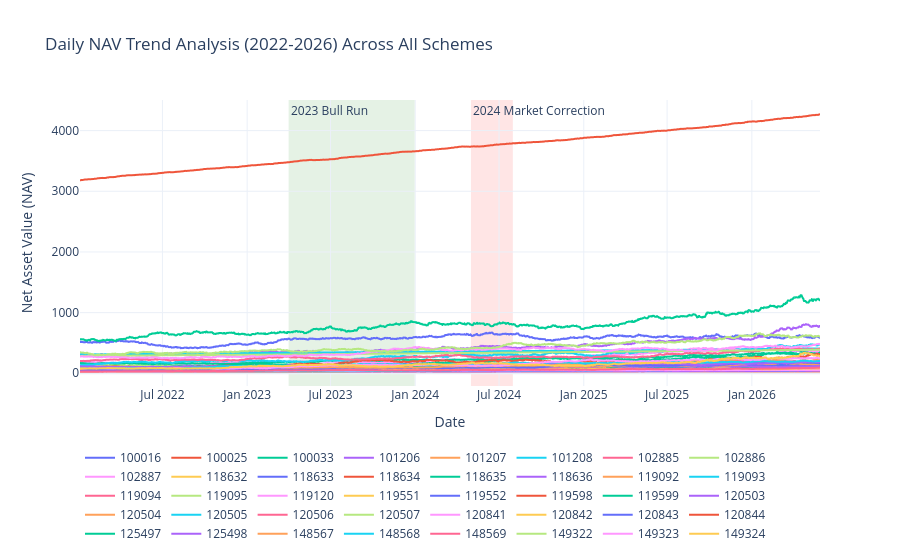

The code cell stored with this chart in its notebook:
### Code cell
import pandas as pd
import plotly.express as px
import plotly.graph_objects as go

# 1. Load your cleaned NAV data
# Assuming your df has columns: 'date', 'nav', 'scheme_name' (or 'amfi_code')
df_nav = pd.read_csv('../data/processed/cleaned_nav_history.csv')
df_nav['date'] = pd.to_datetime(df_nav['date'])

# 2. Create the base line chart for all 40 schemes
fig = px.line(
    df_nav, 
    x='date', 
    y='nav', 
    color='amfi_code', # Changed from scheme_name
    title='Daily NAV Trend Analysis (2022-2026) Across All Schemes',
    labels={'nav': 'Net Asset Value (NAV)', 'date': 'Date', 'amfi_code': 'AMFI Code'} 
)

# 3. Highlight the 2023 Bull Run (e.g., roughly April 2023 to Dec 2023 - adjust dates as needed based on your dataset)
fig.add_vrect(
    x0="2023-04-01", x1="2023-12-31", 
    fillcolor="green", opacity=0.1, 
    layer="below", line_width=0,
    annotation_text="2023 Bull Run", annotation_position="top left"
)

# 4. Highlight the 2024 Market Corrections (e.g., rough estimate - adjust as needed)
fig.add_vrect(
    x0="2024-05-01", x1="2024-07-31", 
    fillcolor="red", opacity=0.1, 
    layer="below", line_width=0,
    annotation_text="2024 Market Correction", annotation_position="top left"
)

# 5. Clean up the layout
fig.update_layout(
    template="plotly_white",
    hovermode="x unified",
    legend=dict(title=None, orientation="h", y=-0.2) # Moves legend below for cleaner view
)

# Show the interactive plot
fig.show()

# Export to PNG for the final report deliverable
# fig.write_image("reports/nav_trend_analysis.png", width=1200, height=800)

### Figure 1 — Plotly figure (JSON) as saved in the notebook; plotly's stock layout.template omitted (floating-point values rounded to 4 significant figures; data arrays with more than 128 entries replaced by an {"elided": "..."} marker saying what was removed)
{"data": [{"hovertemplate": "AMFI Code=100016<br>Date=%{x}<br>Net Asset Value (NAV)=%{y}<extra></extra>", "legendgroup": "100016", "line": {"color": "#636efa", "dash": "solid"}, "marker": {"symbol": "circle"}, "mode": "lines", "name": "100016", "showlegend": true, "type": "scattergl", "x": {"elided": "1608 str values"}, "xaxis": "x", "y": {"elided": "1608 float values"}, "yaxis": "y"}, {"hovertemplate": "AMFI Code=100025<br>Date=%{x}<br>Net Asset Value (NAV)=%{y}<extra></extra>", "legendgroup": "100025", "line": {"color": "#EF553B", "dash": "solid"}, "marker": {"symbol": "circle"}, "mode": "lines", "name": "100025", "showlegend": true, "type": "scattergl", "x": {"elided": "1608 str values"}, "xaxis": "x", "y": {"elided": "1608 float values"}, "yaxis": "y"}, {"hovertemplate": "AMFI Code=100033<br>Date=%{x}<br>Net Asset Value (NAV)=%{y}<extra></extra>", "legendgroup": "100033", "line": {"color": "#00cc96", "dash": "solid"}, "marker": {"symbol": "circle"}, "mode": "lines", "name": "100033", "showlegend": true, "type": "scattergl", "x": {"elided": "1608 str values"}, "xaxis": "x", "y": {"elided": "1608 float values"}, "yaxis": "y"}, {"hovertemplate": "AMFI Code=101206<br>Date=%{x}<br>Net Asset Value (NAV)=%{y}<extra></extra>", "legendgroup": "101206", "line": {"color": "#ab63fa", "dash": "solid"}, "marker": {"symbol": "circle"}, "mode": "lines", "name": "101206", "showlegend": true, "type": "scattergl", "x": {"elided": "1608 str values"}, "xaxis": "x", "y": {"elided": "1608 float values"}, "yaxis": "y"}, {"hovertemplate": "AMFI Code=101207<br>Date=%{x}<br>Net Asset Value (NAV)=%{y}<extra></extra>", "legendgroup": "101207", "line": {"color": "#FFA15A", "dash": "solid"}, "marker": {"symbol": "circle"}, "mode": "lines", "name": "101207", "showlegend": true, "type": "scattergl", "x": {"elided": "1608 str values"}, "xaxis": "x", "y": {"elided": "1608 float values"}, "yaxis": "y"}, {"hovertemplate": "AMFI Code=101208<br>Date=%{x}<br>Net Asset Value (NAV)=%{y}<extra></extra>", "legendgroup": "101208", "line": {"color": "#19d3f3", "dash": "solid"}, "marker": {"symbol": "circle"}, "mode": "lines", "name": "101208", "showlegend": true, "type": "scattergl", "x": {"elided": "1608 str values"}, "xaxis": "x", "y": {"elided": "1608 float values"}, "yaxis": "y"}, {"hovertemplate": "AMFI Code=102885<br>Date=%{x}<br>Net Asset Value (NAV)=%{y}<extra></extra>", "legendgroup": "102885", "line": {"color": "#FF6692", "dash": "solid"}, "marker": {"symbol": "circle"}, "mode": "lines", "name": "102885", "showlegend": true, "type": "scattergl", "x": {"elided": "1608 str values"}, "xaxis": "x", "y": {"elided": "1608 float values"}, "yaxis": "y"}, {"hovertemplate": "AMFI Code=102886<br>Date=%{x}<br>Net Asset Value (NAV)=%{y}<extra></extra>", "legendgroup": "102886", "line": {"color": "#B6E880", "dash": "solid"}, "marker": {"symbol": "circle"}, "mode": "lines", "name": "102886", "showlegend": true, "type": "scattergl", "x": {"elided": "1608 str values"}, "xaxis": "x", "y": {"elided": "1608 float values"}, "yaxis": "y"}, {"hovertemplate": "AMFI Code=102887<br>Date=%{x}<br>Net Asset Value (NAV)=%{y}<extra></extra>", "legendgroup": "102887", "line": {"color": "#FF97FF", "dash": "solid"}, "marker": {"symbol": "circle"}, "mode": "lines", "name": "102887", "showlegend": true, "type": "scattergl", "x": {"elided": "1608 str values"}, "xaxis": "x", "y": {"elided": "1608 float values"}, "yaxis": "y"}, {"hovertemplate": "AMFI Code=118632<br>Date=%{x}<br>Net Asset Value (NAV)=%{y}<extra></extra>", "legendgroup": "118632", "line": {"color": "#FECB52", "dash": "solid"}, "marker": {"symbol": "circle"}, "mode": "lines", "name": "118632", "showlegend": true, "type": "scattergl", "x": {"elided": "1608 str values"}, "xaxis": "x", "y": {"elided": "1608 float values"}, "yaxis": "y"}, {"hovertemplate": "AMFI Code=118633<br>Date=%{x}<br>Net Asset Value (NAV)=%{y}<extra></extra>", "legendgroup": "118633", "line": {"color": "#636efa", "dash": "solid"}, "marker": {"symbol": "circle"}, "mode": "lines", "name": "118633", "showlegend": true, "type": "scattergl", "x": {"elided": "1608 str values"}, "xaxis": "x", "y": {"elided": "1608 float values"}, "yaxis": "y"}, {"hovertemplate": "AMFI Code=118634<br>Date=%{x}<br>Net Asset Value (NAV)=%{y}<extra></extra>", "legendgroup": "118634", "line": {"color": "#EF553B", "dash": "solid"}, "marker": {"symbol": "circle"}, "mode": "lines", "name": "118634", "showlegend": true, "type": "scattergl", "x": {"elided": "1608 str values"}, "xaxis": "x", "y": {"elided": "1608 float values"}, "yaxis": "y"}, {"hovertemplate": "AMFI Code=118635<br>Date=%{x}<br>Net Asset Value (NAV)=%{y}<extra></extra>", "legendgroup": "118635", "line": {"color": "#00cc96", "dash": "solid"}, "marker": {"symbol": "circle"}, "mode": "lines", "name": "118635", "showlegend": true, "type": "scattergl", "x": {"elided": "1608 str values"}, "xaxis": "x", "y": {"elided": "1608 float values"}, "yaxis": "y"}, {"hovertemplate": "AMFI Code=118636<br>Date=%{x}<br>Net Asset Value (NAV)=%{y}<extra></extra>", "legendgroup": "118636", "line": {"color": "#ab63fa", "dash": "solid"}, "marker": {"symbol": "circle"}, "mode": "lines", "name": "118636", "showlegend": true, "type": "scattergl", "x": {"elided": "1608 str values"}, "xaxis": "x", "y": {"elided": "1608 float values"}, "yaxis": "y"}, {"hovertemplate": "AMFI Code=119092<br>Date=%{x}<br>Net Asset Value (NAV)=%{y}<extra></extra>", "legendgroup": "119092", "line": {"color": "#FFA15A", "dash": "solid"}, "marker": {"symbol": "circle"}, "mode": "lines", "name": "119092", "showlegend": true, "type": "scattergl", "x": {"elided": "1608 str values"}, "xaxis": "x", "y": {"elided": "1608 float values"}, "yaxis": "y"}, {"hovertemplate": "AMFI Code=119093<br>Date=%{x}<br>Net Asset Value (NAV)=%{y}<extra></extra>", "legendgroup": "119093", "line": {"color": "#19d3f3", "dash": "solid"}, "marker": {"symbol": "circle"}, "mode": "lines", "name": "119093", "showlegend": true, "type": "scattergl", "x": {"elided": "1608 str values"}, "xaxis": "x", "y": {"elided": "1608 float values"}, "yaxis": "y"}, {"hovertemplate": "AMFI Code=119094<br>Date=%{x}<br>Net Asset Value (NAV)=%{y}<extra></extra>", "legendgroup": "119094", "line": {"color": "#FF6692", "dash": "solid"}, "marker": {"symbol": "circle"}, "mode": "lines", "name": "119094", "showlegend": true, "type": "scattergl", "x": {"elided": "1608 str values"}, "xaxis": "x", "y": {"elided": "1608 float values"}, "yaxis": "y"}, {"hovertemplate": "AMFI Code=119095<br>Date=%{x}<br>Net Asset Value (NAV)=%{y}<extra></extra>", "legendgroup": "119095", "line": {"color": "#B6E880", "dash": "solid"}, "marker": {"symbol": "circle"}, "mode": "lines", "name": "119095", "showlegend": true, "type": "scattergl", "x": {"elided": "1608 str values"}, "xaxis": "x", "y": {"elided": "1608 float values"}, "yaxis": "y"}, {"hovertemplate": "AMFI Code=119120<br>Date=%{x}<br>Net Asset Value (NAV)=%{y}<extra></extra>", "legendgroup": "119120", "line": {"color": "#FF97FF", "dash": "solid"}, "marker": {"symbol": "circle"}, "mode": "lines", "name": "119120", "showlegend": true, "type": "scattergl", "x": {"elided": "1608 str values"}, "xaxis": "x", "y": {"elided": "1608 float values"}, "yaxis": "y"}, {"hovertemplate": "AMFI Code=119551<br>Date=%{x}<br>Net Asset Value (NAV)=%{y}<extra></extra>", "legendgroup": "119551", "line": {"color": "#FECB52", "dash": "solid"}, "marker": {"symbol": "circle"}, "mode": "lines", "name": "119551", "showlegend": true, "type": "scattergl", "x": {"elided": "1608 str values"}, "xaxis": "x", "y": {"elided": "1608 float values"}, "yaxis": "y"}, {"hovertemplate": "AMFI Code=119552<br>Date=%{x}<br>Net Asset Value (NAV)=%{y}<extra></extra>", "legendgroup": "119552", "line": {"color": "#636efa", "dash": "solid"}, "marker": {"symbol": "circle"}, "mode": "lines", "name": "119552", "showlegend": true, "type": "scattergl", "x": {"elided": "1608 str values"}, "xaxis": "x", "y": {"elided": "1608 float values"}, "yaxis": "y"}, {"hovertemplate": "AMFI Code=119598<br>Date=%{x}<br>Net Asset Value (NAV)=%{y}<extra></extra>", "legendgroup": "119598", "line": {"color": "#EF553B", "dash": "solid"}, "marker": {"symbol": "circle"}, "mode": "lines", "name": "119598", "showlegend": true, "type": "scattergl", "x": {"elided": "1608 str values"}, "xaxis": "x", "y": {"elided": "1608 float values"}, "yaxis": "y"}, {"hovertemplate": "AMFI Code=119599<br>Date=%{x}<br>Net Asset Value (NAV)=%{y}<extra></extra>", "legendgroup": "119599", "line": {"color": "#00cc96", "dash": "solid"}, "marker": {"symbol": "circle"}, "mode": "lines", "name": "119599", "showlegend": true, "type": "scattergl", "x": {"elided": "1608 str values"}, "xaxis": "x", "y": {"elided": "1608 float values"}, "yaxis": "y"}, {"hovertemplate": "AMFI Code=120503<br>Date=%{x}<br>Net Asset Value (NAV)=%{y}<extra></extra>", "legendgroup": "120503", "line": {"color": "#ab63fa", "dash": "solid"}, "marker": {"symbol": "circle"}, "mode": "lines", "name": "120503", "showlegend": true, "type": "scattergl", "x": {"elided": "1608 str values"}, "xaxis": "x", "y": {"elided": "1608 float values"}, "yaxis": "y"}, {"hovertemplate": "AMFI Code=120504<br>Date=%{x}<br>Net Asset Value (NAV)=%{y}<extra></extra>", "legendgroup": "120504", "line": {"color": "#FFA15A", "dash": "solid"}, "marker": {"symbol": "circle"}, "mode": "lines", "name": "120504", "showlegend": true, "type": "scattergl", "x": {"elided": "1608 str values"}, "xaxis": "x", "y": {"elided": "1608 float values"}, "yaxis": "y"}, {"hovertemplate": "AMFI Code=120505<br>Date=%{x}<br>Net Asset Value (NAV)=%{y}<extra></extra>", "legendgroup": "120505", "line": {"color": "#19d3f3", "dash": "solid"}, "marker": {"symbol": "circle"}, "mode": "lines", "name": "120505", "showlegend": true, "type": "scattergl", "x": {"elided": "1608 str values"}, "xaxis": "x", "y": {"elided": "1608 float values"}, "yaxis": "y"}, {"hovertemplate": "AMFI Code=120506<br>Date=%{x}<br>Net Asset Value (NAV)=%{y}<extra></extra>", "legendgroup": "120506", "line": {"color": "#FF6692", "dash": "solid"}, "marker": {"symbol": "circle"}, "mode": "lines", "name": "120506", "showlegend": true, "type": "scattergl", "x": {"elided": "1608 str values"}, "xaxis": "x", "y": {"elided": "1608 float values"}, "yaxis": "y"}, {"hovertemplate": "AMFI Code=120507<br>Date=%{x}<br>Net Asset Value (NAV)=%{y}<extra></extra>", "legendgroup": "120507", "line": {"color": "#B6E880", "dash": "solid"}, "marker": {"symbol": "circle"}, "mode": "lines", "name": "120507", "showlegend": true, "type": "scattergl", "x": {"elided": "1608 str values"}, "xaxis": "x", "y": {"elided": "1608 float values"}, "yaxis": "y"}, {"hovertemplate": "AMFI Code=120841<br>Date=%{x}<br>Net Asset Value (NAV)=%{y}<extra></extra>", "legendgroup": "120841", "line": {"color": "#FF97FF", "dash": "solid"}, "marker": {"symbol": "circle"}, "mode": "lines", "name": "120841", "showlegend": true, "type": "scattergl", "x": {"elided": "1608 str values"}, "xaxis": "x", "y": {"elided": "1608 float values"}, "yaxis": "y"}, {"hovertemplate": "AMFI Code=120842<br>Date=%{x}<br>Net Asset Value (NAV)=%{y}<extra></extra>", "legendgroup": "120842", "line": {"color": "#FECB52", "dash": "solid"}, "marker": {"symbol": "circle"}, "mode": "lines", "name": "120842", "showlegend": true, "type": "scattergl", "x": {"elided": "1608 str values"}, "xaxis": "x", "y": {"elided": "1608 float values"}, "yaxis": "y"}, {"hovertemplate": "AMFI Code=120843<br>Date=%{x}<br>Net Asset Value (NAV)=%{y}<extra></extra>", "legendgroup": "120843", "line": {"color": "#636efa", "dash": "solid"}, "marker": {"symbol": "circle"}, "mode": "lines", "name": "120843", "showlegend": true, "type": "scattergl", "x": {"elided": "1608 str values"}, "xaxis": "x", "y": {"elided": "1608 float values"}, "yaxis": "y"}, {"hovertemplate": "AMFI Code=120844<br>Date=%{x}<br>Net Asset Value (NAV)=%{y}<extra></extra>", "legendgroup": "120844", "line": {"color": "#EF553B", "dash": "solid"}, "marker": {"symbol": "circle"}, "mode": "lines", "name": "120844", "showlegend": true, "type": "scattergl", "x": {"elided": "1608 str values"}, "xaxis": "x", "y": {"elided": "1608 float values"}, "yaxis": "y"}, {"hovertemplate": "AMFI Code=125497<br>Date=%{x}<br>Net Asset Value (NAV)=%{y}<extra></extra>", "legendgroup": "125497", "line": {"color": "#00cc96", "dash": "solid"}, "marker": {"symbol": "circle"}, "mode": "lines", "name": "125497", "showlegend": true, "type": "scattergl", "x": {"elided": "1608 str values"}, "xaxis": "x", "y": {"elided": "1608 float values"}, "yaxis": "y"}, {"hovertemplate": "AMFI Code=125498<br>Date=%{x}<br>Net Asset Value (NAV)=%{y}<extra></extra>", "legendgroup": "125498", "line": {"color": "#ab63fa", "dash": "solid"}, "marker": {"symbol": "circle"}, "mode": "lines", "name": "125498", "showlegend": true, "type": "scattergl", "x": {"elided": "1608 str values"}, "xaxis": "x", "y": {"elided": "1608 float values"}, "yaxis": "y"}, {"hovertemplate": "AMFI Code=148567<br>Date=%{x}<br>Net Asset Value (NAV)=%{y}<extra></extra>", "legendgroup": "148567", "line": {"color": "#FFA15A", "dash": "solid"}, "marker": {"symbol": "circle"}, "mode": "lines", "name": "148567", "showlegend": true, "type": "scattergl", "x": {"elided": "1608 str values"}, "xaxis": "x", "y": {"elided": "1608 float values"}, "yaxis": "y"}, {"hovertemplate": "AMFI Code=148568<br>Date=%{x}<br>Net Asset Value (NAV)=%{y}<extra></extra>", "legendgroup": "148568", "line": {"color": "#19d3f3", "dash": "solid"}, "marker": {"symbol": "circle"}, "mode": "lines", "name": "148568", "showlegend": true, "type": "scattergl", "x": {"elided": "1608 str values"}, "xaxis": "x", "y": {"elided": "1608 float values"}, "yaxis": "y"}, {"hovertemplate": "AMFI Code=148569<br>Date=%{x}<br>Net Asset Value (NAV)=%{y}<extra></extra>", "legendgroup": "148569", "line": {"color": "#FF6692", "dash": "solid"}, "marker": {"symbol": "circle"}, "mode": "lines", "name": "148569", "showlegend": true, "type": "scattergl", "x": {"elided": "1608 str values"}, "xaxis": "x", "y": {"elided": "1608 float values"}, "yaxis": "y"}, {"hovertemplate": "AMFI Code=149322<br>Date=%{x}<br>Net Asset Value (NAV)=%{y}<extra></extra>", "legendgroup": "149322", "line": {"color": "#B6E880", "dash": "solid"}, "marker": {"symbol": "circle"}, "mode": "lines", "name": "149322", "showlegend": true, "type": "scattergl", "x": {"elided": "1608 str values"}, "xaxis": "x", "y": {"elided": "1608 float values"}, "yaxis": "y"}, {"hovertemplate": "AMFI Code=149323<br>Date=%{x}<br>Net Asset Value (NAV)=%{y}<extra></extra>", "legendgroup": "149323", "line": {"color": "#FF97FF", "dash": "solid"}, "marker": {"symbol": "circle"}, "mode": "lines", "name": "149323", "showlegend": true, "type": "scattergl", "x": {"elided": "1608 str values"}, "xaxis": "x", "y": {"elided": "1608 float values"}, "yaxis": "y"}, {"hovertemplate": "AMFI Code=149324<br>Date=%{x}<br>Net Asset Value (NAV)=%{y}<extra></extra>", "legendgroup": "149324", "line": {"color": "#FECB52", "dash": "solid"}, "marker": {"symbol": "circle"}, "mode": "lines", "name": "149324", "showlegend": true, "type": "scattergl", "x": {"elided": "1608 str values"}, "xaxis": "x", "y": {"elided": "1608 float values"}, "yaxis": "y"}], "layout": {"annotations": [{"showarrow": false, "text": "2023 Bull Run", "x": "2023-04-01", "xanchor": "left", "xref": "x", "y": 1, "yanchor": "top", "yref": "y domain"}, {"showarrow": false, "text": "2024 Market Correction", "x": "2024-05-01", "xanchor": "left", "xref": "x", "y": 1, "yanchor": "top", "yref": "y domain"}], "hovermode": "x unified", "legend": {"orientation": "h", "title": {}, "tracegroupgap": 0, "y": -0.2}, "shapes": [{"fillcolor": "green", "layer": "below", "line": {"width": 0}, "opacity": 0.1, "type": "rect", "x0": "2023-04-01", "x1": "2023-12-31", "xref": "x", "y0": 0, "y1": 1, "yref": "y domain"}, {"fillcolor": "red", "layer": "below", "line": {"width": 0}, "opacity": 0.1, "type": "rect", "x0": "2024-05-01", "x1": "2024-07-31", "xref": "x", "y0": 0, "y1": 1, "yref": "y domain"}], "title": {"text": "Daily NAV Trend Analysis (2022-2026) Across All Schemes"}, "xaxis": {"anchor": "y", "domain": [0, 1], "title": {"text": "Date"}}, "yaxis": {"anchor": "x", "domain": [0, 1], "title": {"text": "Net Asset Value (NAV)"}}}}
